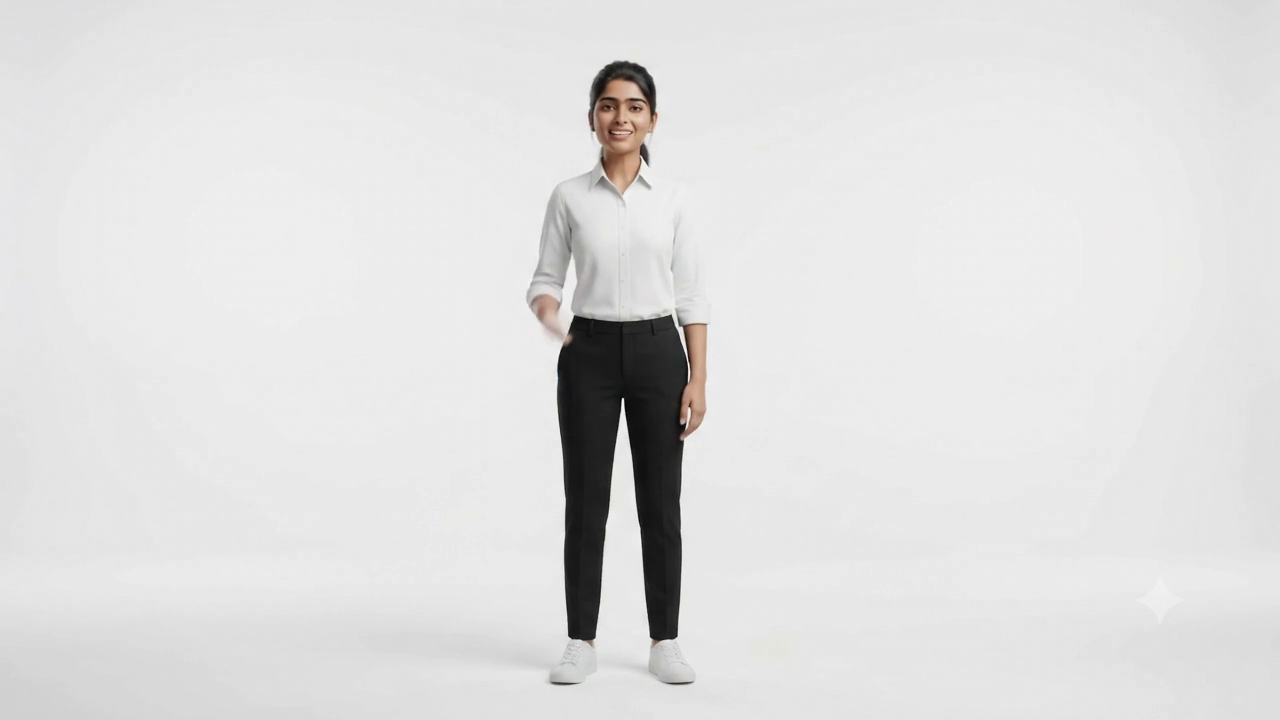
#> input picture frame 24 of public/intro-video.mp4, 1280 x 720 px
$ python build-hero-assets.py
#> lines starting #> are read from the running program, lines starting #| are printed output that depends on the picture
#!/usr/bin/env python3
import os
import shutil
import cv2
import numpy as np

def build_hero_assets():
    base_dir = r"C:\Users\Lenovo\OneDrive\Desktop\portfolie"
    input_video = os.path.join(base_dir, "public", "intro-video.mp4")
    hero_dir = os.path.join(base_dir, "public", "hero")
    os.makedirs(hero_dir, exist_ok=True)

    mp4_out = os.path.join(hero_dir, "hero.mp4")
    webm_out = os.path.join(hero_dir, "hero.webm")
    portrait_out = os.path.join(base_dir, "public", "portrait-bust.webp")
    og_out = os.path.join(base_dir, "public", "og.jpg")

    if os.path.exists(input_video):
        # 1. Copy video to hero.mp4 and hero.webm
        shutil.copy(input_video, mp4_out)
        shutil.copy(input_video, webm_out)
        print(f"Exported hero video streams to {mp4_out} and {webm_out}")

        # 2. Extract portrait-bust.webp (head-to-shirt crop 480x600)
        cap = cv2.VideoCapture(input_video)
        ret, frame = cap.read()
#> frame is the input picture: shape (720, 1280, 3); mean B, G, R 222.6, 222.8, 223.1
        if ret:
            h, w, _ = frame.shape
#> h = 720; w = 1280
            # Crop upper bust (head to shirt)
            crop_w = int(w * 0.5)
#> crop_w = 640
            crop_h = int(h * 0.7)
#> crop_h = 503
            start_x = int((w - crop_w) / 2)
#> start_x = 320
            start_y = int(h * 0.05)
#> start_y = 36
            bust = frame[start_y:start_y+crop_h, start_x:start_x+crop_w]
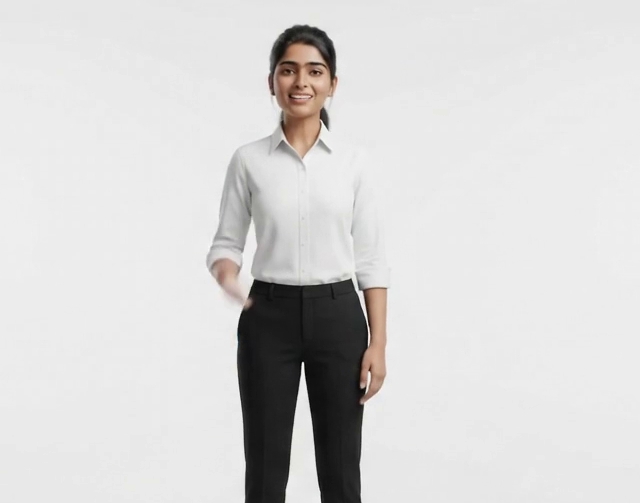
#> bust: shape (503, 640, 3); mean B, G, R 213.5, 214, 215
            bust_resized = cv2.resize(bust, (480, 600))
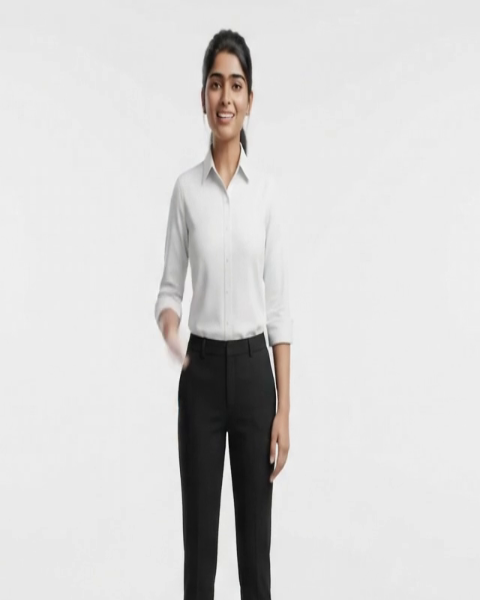
#> bust_resized: shape (600, 480, 3); mean B, G, R 213.5, 214, 214.9
            cv2.imwrite(portrait_out, bust_resized)
            print(f"Exported portrait bust to {portrait_out}")

            # 3. Export OpenGraph image og.jpg (1200x630)
            og_frame = cv2.resize(frame, (1200, 630))
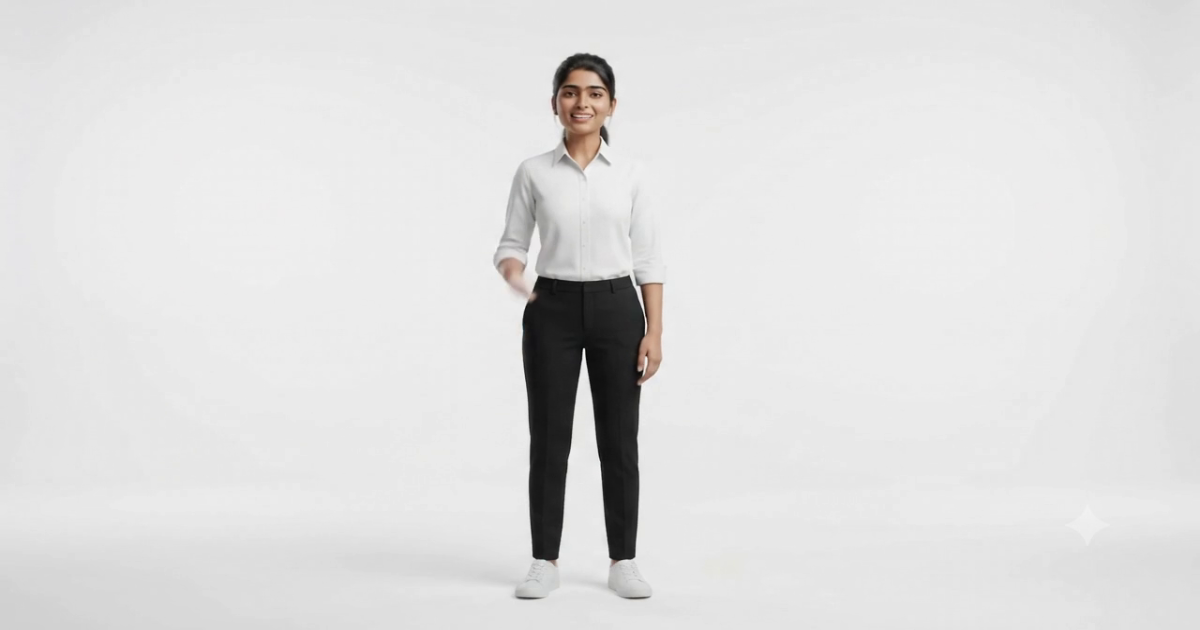
#> og_frame: shape (630, 1200, 3); mean B, G, R 222.6, 222.8, 223.1
            cv2.imwrite(og_out, og_frame)
            print(f"Exported OpenGraph image to {og_out}")

        cap.release()
    else:
        print(f"Error: {input_video} does not exist.")

if __name__ == "__main__":
    build_hero_assets()

$ run again, starting later in the video
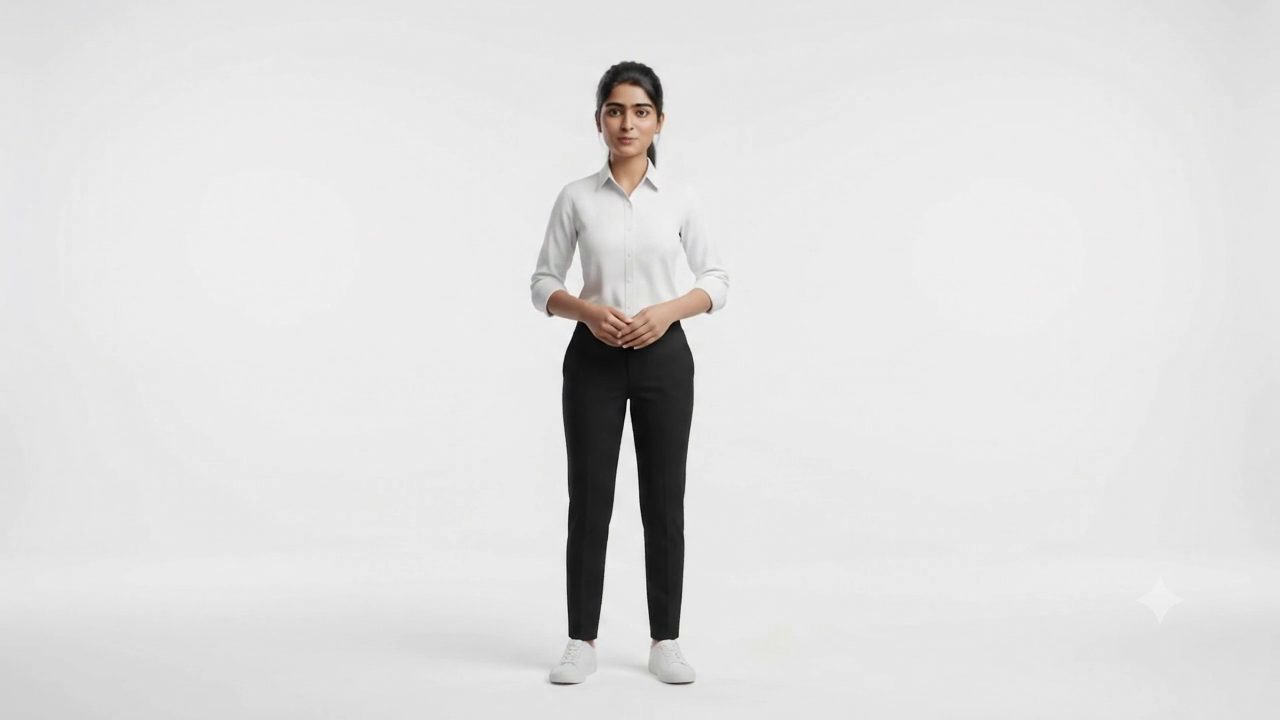
#> input picture frame 192 of public/intro-video.mp4, 1280 x 720 px
#> in build_hero_assets, frame is the input picture: shape (720, 1280, 3); mean B, G, R 222.6, 222.8, 223.2
#> in build_hero_assets, `bust_resized = cv2.resize(bust, (480, 600))`:
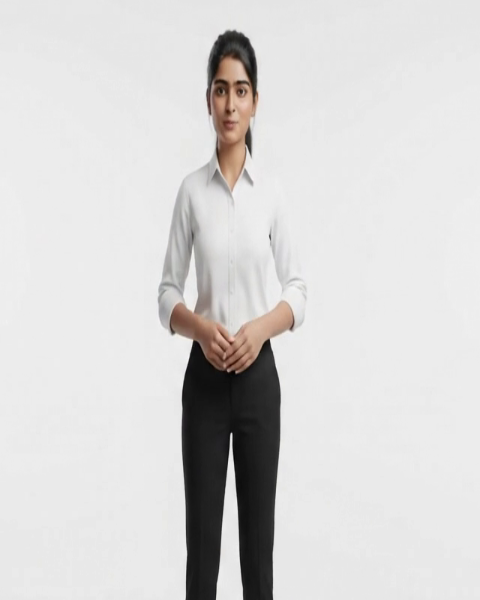
#> bust_resized: shape (600, 480, 3); mean B, G, R 213.5, 214.1, 215.3
#> in build_hero_assets, `og_frame = cv2.resize(frame, (1200, 630))`:
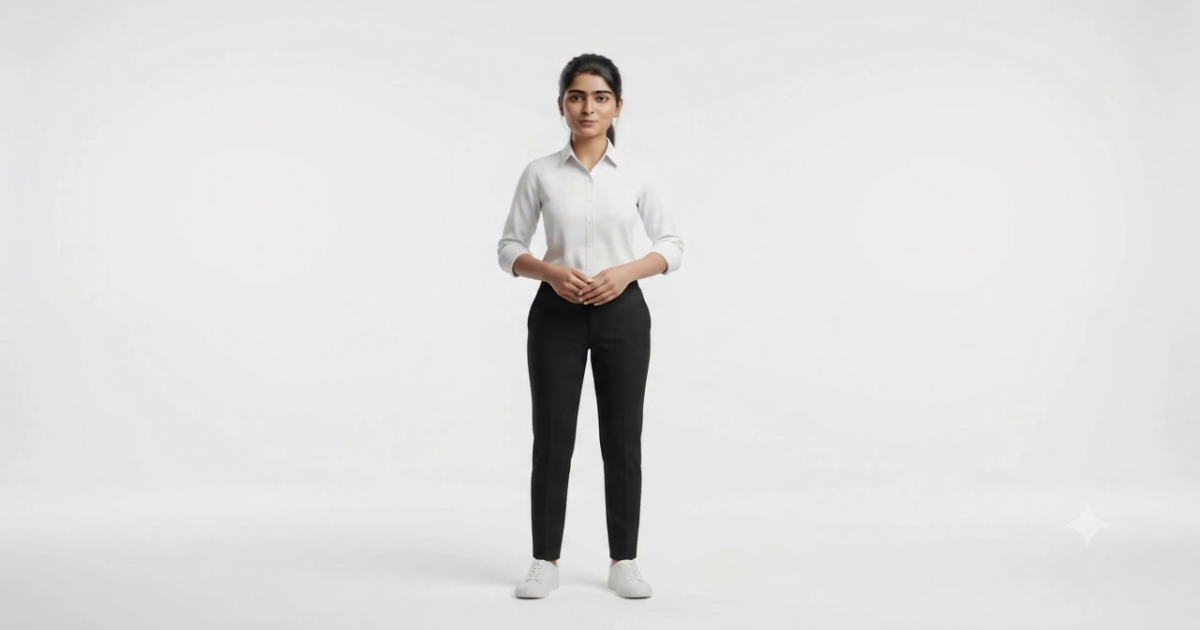
#> og_frame: shape (630, 1200, 3); mean B, G, R 222.5, 222.8, 223.2
